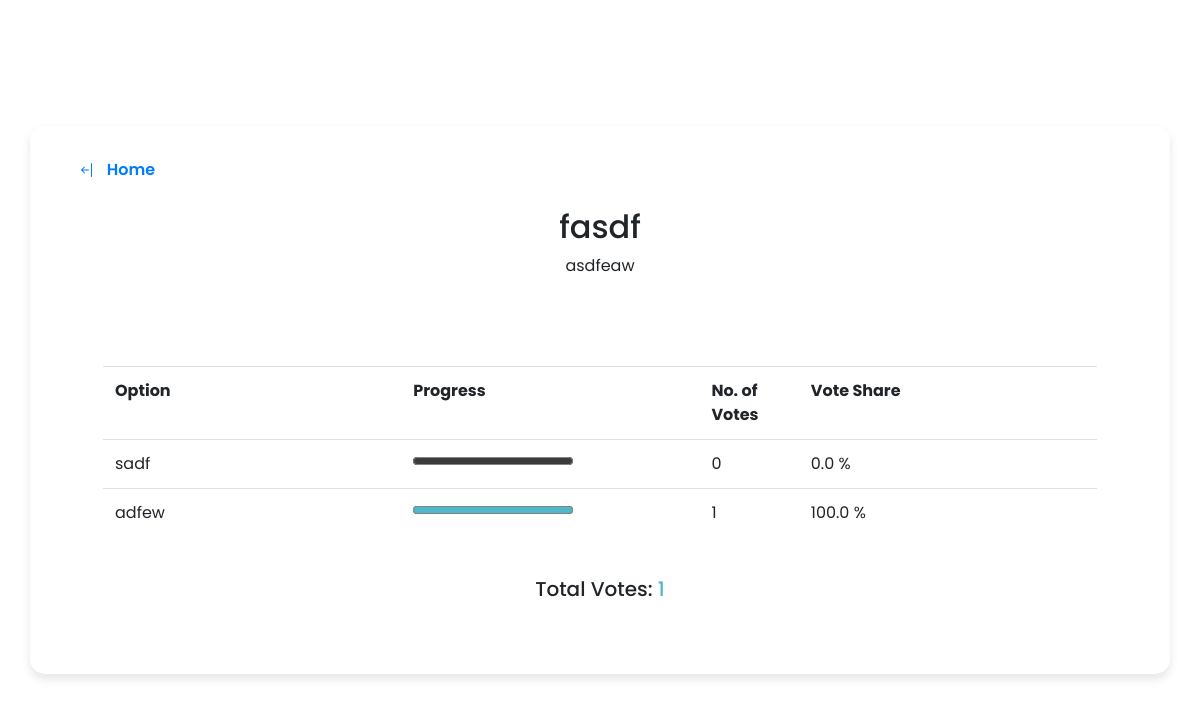
The page /results/2 (signed in) on the database as committed earlier.
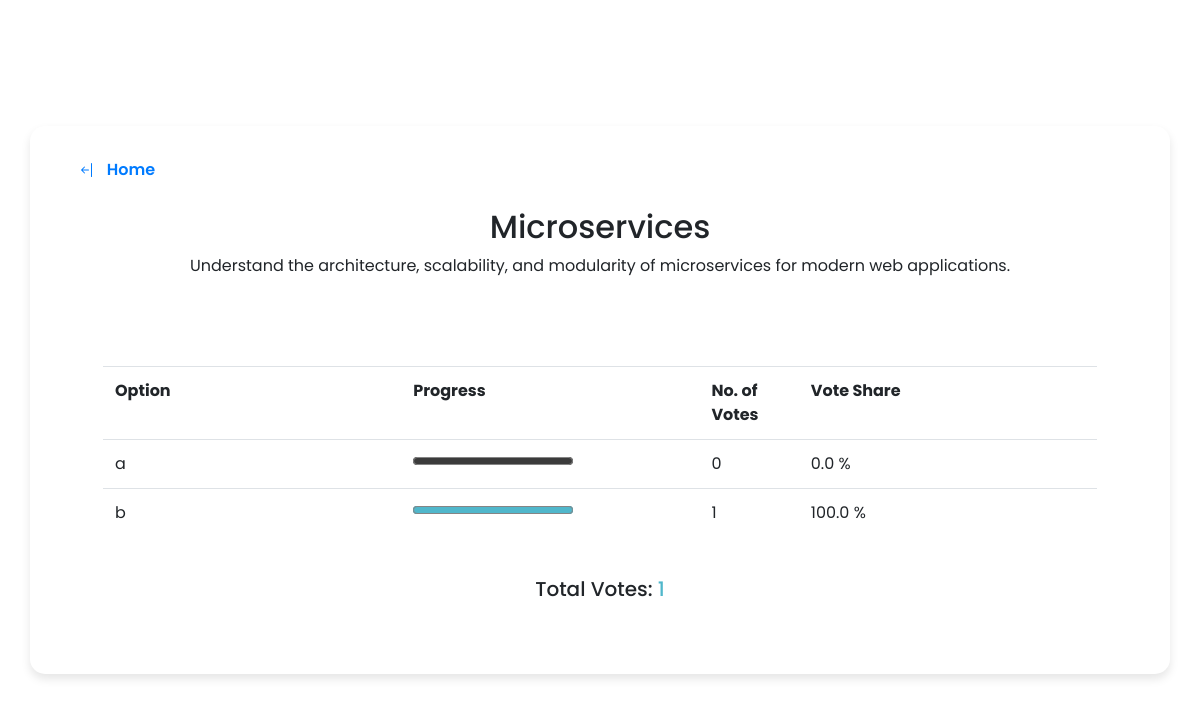
The same page on the database as committed later.
### app/models.py (models this page shows, shortened)
class Poll(db.Model):
    __tablename__ = 'poll'
    id = db.Column(db.Integer, primary_key=True)
    title = db.Column(db.String(120), nullable=False)
    description = db.Column(db.String(500), nullable=True)
    created_at =db.Column(db.DateTime, default=datetime.now)
    status = db.Column(db.String(20), default='active')
    user_id = db.Column(db.Integer, db.ForeignKey('user.id'), nullable=False)
    is_flagged = db.Column(db.Boolean, default=False)
    options = db.relationship('Option', backref='poll', cascade="all, delete",lazy=True)
    votes = db.relationship('Vote', backref='poll', cascade="all,delete", lazy=True)
    vote_history = db.relationship('UserVoteHistory', backref='poll', cascade="all,delete", lazy=True)
    poll_reports = db.relationship('UserPollReport', backref='poll', lazy=True, cascade="all, delete")
    @hybrid_property
    def vote_count(self):
        return len(self.votes)

class Option(db.Model):
    __tablename__ = 'option'
    id= db.Column(db.Integer, primary_key=True)
    text = db.Column(db.String(200), nullable=False)
    poll_id = db.Column(db.Integer, db.ForeignKey('poll.id'), nullable=False)
    votes = db.relationship('Vote', backref='option', cascade="all, delete", lazy=True)
    @hybrid_property
    def vote_count(self):
        return len(self.votes)

### app/routes.py (the view)
@app.route("/results/<poll_id>", methods=['GET', 'POST'])
@login_required
def results(poll_id):
    if request.method == 'POST':
        selected_option_id=request.form['selected_option']
        ps.vote(user_id=current_user.id, poll_id=poll_id, option_id=selected_option_id)
    return render_template("poll_results.html", poll=ps.get_poll(poll_id=poll_id))

### app/auth.py (called while the page is built)
def load_user(user_id):
    return User.query.get(int(user_id))

### app/poll_service.py (called while the page is built)
def get_poll(poll_id):
    return Poll.query.filter_by(id=poll_id).first()

### app/routes.py (called while the page is built)
@login_manager.user_loader
def load_user(user_id):
    return auth.load_user(user_id)

### app/templates/poll_results.html (shortened to what this page needs)
{% extends "base.html" %}
{% block body %}
<div class="wrapper">
<header>
    <a href="{{ url_for('home') }}" class="button">
          &ensp;Home</a>
</header>
<br>
<link rel="stylesheet" href="{{ url_for('static', filename='poll.css') }}" type="text/css"/>
<h2 style="text-align:center;cursor: default;"> {{poll.title}}</h2>
<p style="text-align:center;cursor: default;">{{ poll.description }}</p>
<br>
<div class="poll-area m-5">
<table class="table">
    <tr>
        <th>Option</th>
        <th>Progress</th>
        <th>No. of Votes</th>
        <th>Vote Share</th>
    </tr>
    {% for option in poll.options %}
    <tr>
        {% if poll.vote_count == 0 %}
        {% set value = 0 %}
        {% else%}
        {% set value = ((option.vote_count * 10000) // poll.vote_count) / 100 %}
        {% endif%}
        <td class="col-sm-3">{{option.text}}</td>
        <td class="col-sm-3"><progress style="accent-color:#50B7CB;" id="{{option.id}}" value="{{ value }}" max=100></progress></td>
        <td class="col-sm-1">{{option.vote_count}}</td>
        <td class="col-sm-3">{{value}} %</td>
    </tr>
    {% endfor %}
</table>
<br>
<h5 style="text-align: center;cursor: default;">Total Votes: <p class="vote-count">{{poll.vote_count}}</p></h5>
</div>
</div>
{% endblock %}

Rows that differ between the two databases and show on the page:
changed Poll: title "fasdf" → "Microservices"; description "asdfeaw" → "Understand the architecture, scalability, and modularity of microservices for modern web applications."
changed Option (number 1 of 2 on the later page): text "sadf" → "a"
changed Option (number 2 of 2 on the later page): text "adfew" → "b"
